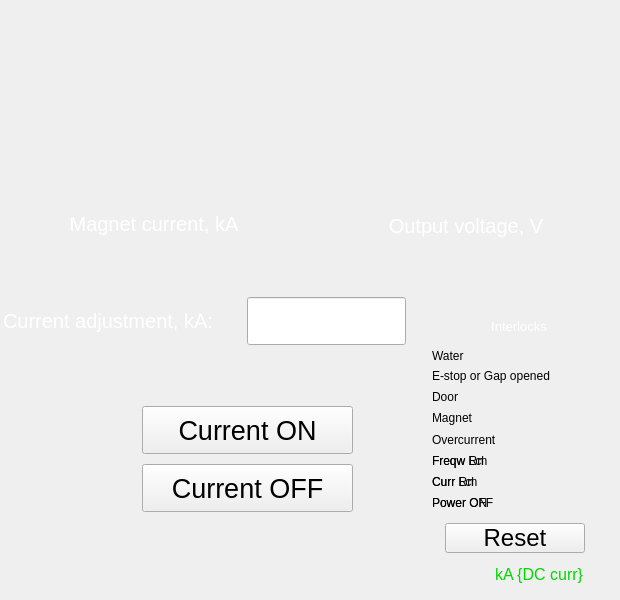
<?xml version="1.0" ?>
<ui version="4.0">
  <class>Dialog</class>
  <widget class="PyDMFrame" name="screen">
    <property name="geometry">
      <rect>
        <x>15</x>
        <y>38</y>
        <width>620</width>
        <height>600</height>
      </rect>
    </property>
    <property name="minimumSize">
      <size>
        <width>620</width>
        <height>600</height>
      </size>
    </property>
    <property name="styleSheet">
      <string notr="true">PyDMFrame#screen {
  color: rgb(0, 0, 0);
  background-color: rgb(33, 108, 0);
  }</string>
    </property>
    <property name="windowTitle">
      <string>EMW_PS</string>
    </property>
    <layout class="QGridLayout" name="gridLayout" columnstretch="3,1,50,28,60,101,4,7,50,49,23,30,9,7,6,4,13,47,3,40,21,21,8,25,5,5" rowstretch="4,200,7,2,24,2,56,2,3,8,9,17,1,10,3,15,5,15,6,15,2,4,15,7,4,11,6,1,10,4,6,15,6,15,2,11,30,11,20,16">
      <property name="leftMargin">
        <number>0</number>
      </property>
      <property name="topMargin">
        <number>0</number>
      </property>
      <property name="rightMargin">
        <number>0</number>
      </property>
      <property name="bottomMargin">
        <number>0</number>
      </property>
      <property name="horizontalSpacing">
        <number>0</number>
      </property>
      <property name="verticalSpacing">
        <number>0</number>
      </property>
      <item row="9" column="13" rowspan="31" colspan="13">
        <widget class="PyDMDrawingRectangle" name="rectangle">
          <property name="geometry">
            <rect>
              <x>415</x>
              <y>300</y>
              <width>205</width>
              <height>300</height>
            </rect>
          </property>
          <property name="sizePolicy">
            <sizepolicy hsizetype="Ignored" vsizetype="Ignored">
              <horstretch>0</horstretch>
              <verstretch>0</verstretch>
            </sizepolicy>
          </property>
          <property name="brush" stdset="0">
            <brush brushstyle="SolidPattern">
              <color alpha="255">
                <red>0</red>
                <green>0</green>
                <blue>0</blue>
              </color>
            </brush>
          </property>
          <property name="penStyle" stdset="0">
            <enum>Qt::SolidLine</enum>
          </property>
          <property name="penColor" stdset="0">
            <color>
              <red>0</red>
              <green>0</green>
              <blue>0</blue>
            </color>
          </property>
          <property name="penWidth" stdset="0">
            <double>0</double>
          </property>
          <property name="penCapStyle" stdset="0">
            <enum>Qt::FlatCap</enum>
          </property>
          <property name="toolTip">
            <string>rectangle</string>
          </property>
        </widget>
      </item>
      <item row="25" column="0" rowspan="15" colspan="4">
        <widget class="PyDMDrawingRectangle" name="rectangle_1">
          <property name="geometry">
            <rect>
              <x>0</x>
              <y>436</y>
              <width>82</width>
              <height>164</height>
            </rect>
          </property>
          <property name="sizePolicy">
            <sizepolicy hsizetype="Ignored" vsizetype="Ignored">
              <horstretch>0</horstretch>
              <verstretch>0</verstretch>
            </sizepolicy>
          </property>
          <property name="brush" stdset="0">
            <brush brushstyle="SolidPattern">
              <color alpha="255">
                <red>0</red>
                <green>0</green>
                <blue>0</blue>
              </color>
            </brush>
          </property>
          <property name="penStyle" stdset="0">
            <enum>Qt::SolidLine</enum>
          </property>
          <property name="penColor" stdset="0">
            <color>
              <red>0</red>
              <green>0</green>
              <blue>0</blue>
            </color>
          </property>
          <property name="penWidth" stdset="0">
            <double>0</double>
          </property>
          <property name="penCapStyle" stdset="0">
            <enum>Qt::FlatCap</enum>
          </property>
          <property name="toolTip">
            <string>rectangle_1</string>
          </property>
        </widget>
      </item>
      <item row="27" column="16" rowspan="3" colspan="4">
        <widget class="PyDMLabel" name="text">
          <property name="geometry">
            <rect>
              <x>432</x>
              <y>453</y>
              <width>103</width>
              <height>15</height>
            </rect>
          </property>
          <property name="sizePolicy">
            <sizepolicy hsizetype="Ignored" vsizetype="Ignored">
              <horstretch>0</horstretch>
              <verstretch>0</verstretch>
            </sizepolicy>
          </property>
          <property name="text">
            <string>Freqw Rm</string>
          </property>
          <property name="font">
            <font>
              <pointsize>9</pointsize>
            </font>
          </property>
          <property name="brush" stdset="0">
            <brush brushstyle="SolidPattern">
              <color alpha="255">
                <red>0</red>
                <green>216</green>
                <blue>0</blue>
              </color>
            </brush>
          </property>
          <property name="rules" stdset="0">
            <string>[{&quot;name&quot;: &quot;visibility&quot;, &quot;property&quot;: &quot;Visible&quot;, &quot;channels&quot;: [{&quot;channel&quot;: &quot;ca://ID11:bi10&quot;, &quot;trigger&quot;: true, &quot;use_enum&quot;: false}], &quot;expression&quot;: &quot;ch[0]==0&quot;}]</string>
          </property>
          <property name="toolTip">
            <string>text</string>
          </property>
          <property name="alignment">
            <set>Qt::AlignLeading|Qt::AlignLeft|Qt::AlignVCenter</set>
          </property>
          <property name="styleSheet">
            <string notr="true">PyDMLabel#text {
  color: rgb(0, 216, 0);
  }</string>
          </property>
        </widget>
      </item>
      <item row="27" column="16" rowspan="3" colspan="4">
        <widget class="PyDMLabel" name="text_1">
          <property name="geometry">
            <rect>
              <x>432</x>
              <y>453</y>
              <width>103</width>
              <height>15</height>
            </rect>
          </property>
          <property name="sizePolicy">
            <sizepolicy hsizetype="Ignored" vsizetype="Ignored">
              <horstretch>0</horstretch>
              <verstretch>0</verstretch>
            </sizepolicy>
          </property>
          <property name="text">
            <string>Freqw Lcl</string>
          </property>
          <property name="font">
            <font>
              <pointsize>9</pointsize>
            </font>
          </property>
          <property name="brush" stdset="0">
            <brush brushstyle="SolidPattern">
              <color alpha="255">
                <red>253</red>
                <green>0</green>
                <blue>0</blue>
              </color>
            </brush>
          </property>
          <property name="rules" stdset="0">
            <string>[{&quot;name&quot;: &quot;visibility&quot;, &quot;property&quot;: &quot;Visible&quot;, &quot;channels&quot;: [{&quot;channel&quot;: &quot;ca://ID11:bi10&quot;, &quot;trigger&quot;: true, &quot;use_enum&quot;: false}], &quot;expression&quot;: &quot;ch[0]!=0&quot;}]</string>
          </property>
          <property name="toolTip">
            <string>text_1</string>
          </property>
          <property name="alignment">
            <set>Qt::AlignLeading|Qt::AlignLeft|Qt::AlignVCenter</set>
          </property>
          <property name="styleSheet">
            <string notr="true">PyDMLabel#text_1 {
  color: rgb(253, 0, 0);
  }</string>
          </property>
        </widget>
      </item>
      <item row="31" column="16" colspan="4">
        <widget class="PyDMLabel" name="text_2">
          <property name="geometry">
            <rect>
              <x>432</x>
              <y>474</y>
              <width>103</width>
              <height>15</height>
            </rect>
          </property>
          <property name="sizePolicy">
            <sizepolicy hsizetype="Ignored" vsizetype="Ignored">
              <horstretch>0</horstretch>
              <verstretch>0</verstretch>
            </sizepolicy>
          </property>
          <property name="text">
            <string>Curr Rm</string>
          </property>
          <property name="font">
            <font>
              <pointsize>9</pointsize>
            </font>
          </property>
          <property name="brush" stdset="0">
            <brush brushstyle="SolidPattern">
              <color alpha="255">
                <red>0</red>
                <green>216</green>
                <blue>0</blue>
              </color>
            </brush>
          </property>
          <property name="rules" stdset="0">
            <string>[{&quot;name&quot;: &quot;visibility&quot;, &quot;property&quot;: &quot;Visible&quot;, &quot;channels&quot;: [{&quot;channel&quot;: &quot;ca://ID11:bi11&quot;, &quot;trigger&quot;: true, &quot;use_enum&quot;: false}], &quot;expression&quot;: &quot;ch[0]==0&quot;}]</string>
          </property>
          <property name="toolTip">
            <string>text_2</string>
          </property>
          <property name="alignment">
            <set>Qt::AlignLeading|Qt::AlignLeft|Qt::AlignVCenter</set>
          </property>
          <property name="styleSheet">
            <string notr="true">PyDMLabel#text_2 {
  color: rgb(0, 216, 0);
  }</string>
          </property>
        </widget>
      </item>
      <item row="31" column="16" colspan="4">
        <widget class="PyDMLabel" name="text_3">
          <property name="geometry">
            <rect>
              <x>432</x>
              <y>474</y>
              <width>103</width>
              <height>15</height>
            </rect>
          </property>
          <property name="sizePolicy">
            <sizepolicy hsizetype="Ignored" vsizetype="Ignored">
              <horstretch>0</horstretch>
              <verstretch>0</verstretch>
            </sizepolicy>
          </property>
          <property name="text">
            <string>Curr Lcl</string>
          </property>
          <property name="font">
            <font>
              <pointsize>9</pointsize>
            </font>
          </property>
          <property name="brush" stdset="0">
            <brush brushstyle="SolidPattern">
              <color alpha="255">
                <red>253</red>
                <green>0</green>
                <blue>0</blue>
              </color>
            </brush>
          </property>
          <property name="rules" stdset="0">
            <string>[{&quot;name&quot;: &quot;visibility&quot;, &quot;property&quot;: &quot;Visible&quot;, &quot;channels&quot;: [{&quot;channel&quot;: &quot;ca://ID11:bi11&quot;, &quot;trigger&quot;: true, &quot;use_enum&quot;: false}], &quot;expression&quot;: &quot;ch[0]!=0&quot;}]</string>
          </property>
          <property name="toolTip">
            <string>text_3</string>
          </property>
          <property name="alignment">
            <set>Qt::AlignLeading|Qt::AlignLeft|Qt::AlignVCenter</set>
          </property>
          <property name="styleSheet">
            <string notr="true">PyDMLabel#text_3 {
  color: rgb(253, 0, 0);
  }</string>
          </property>
        </widget>
      </item>
      <item row="33" column="16" colspan="4">
        <widget class="PyDMLabel" name="text_4">
          <property name="geometry">
            <rect>
              <x>432</x>
              <y>495</y>
              <width>103</width>
              <height>15</height>
            </rect>
          </property>
          <property name="sizePolicy">
            <sizepolicy hsizetype="Ignored" vsizetype="Ignored">
              <horstretch>0</horstretch>
              <verstretch>0</verstretch>
            </sizepolicy>
          </property>
          <property name="text">
            <string>Power ON</string>
          </property>
          <property name="font">
            <font>
              <pointsize>9</pointsize>
            </font>
          </property>
          <property name="brush" stdset="0">
            <brush brushstyle="SolidPattern">
              <color alpha="255">
                <red>0</red>
                <green>216</green>
                <blue>0</blue>
              </color>
            </brush>
          </property>
          <property name="rules" stdset="0">
            <string>[{&quot;name&quot;: &quot;visibility&quot;, &quot;property&quot;: &quot;Visible&quot;, &quot;channels&quot;: [{&quot;channel&quot;: &quot;ca://ID11:bi12&quot;, &quot;trigger&quot;: true, &quot;use_enum&quot;: false}], &quot;expression&quot;: &quot;ch[0]==0&quot;}]</string>
          </property>
          <property name="toolTip">
            <string>text_4</string>
          </property>
          <property name="alignment">
            <set>Qt::AlignLeading|Qt::AlignLeft|Qt::AlignVCenter</set>
          </property>
          <property name="styleSheet">
            <string notr="true">PyDMLabel#text_4 {
  color: rgb(0, 216, 0);
  }</string>
          </property>
        </widget>
      </item>
      <item row="33" column="16" colspan="4">
        <widget class="PyDMLabel" name="text_5">
          <property name="geometry">
            <rect>
              <x>432</x>
              <y>495</y>
              <width>103</width>
              <height>15</height>
            </rect>
          </property>
          <property name="sizePolicy">
            <sizepolicy hsizetype="Ignored" vsizetype="Ignored">
              <horstretch>0</horstretch>
              <verstretch>0</verstretch>
            </sizepolicy>
          </property>
          <property name="text">
            <string>Power OFF</string>
          </property>
          <property name="font">
            <font>
              <pointsize>9</pointsize>
            </font>
          </property>
          <property name="brush" stdset="0">
            <brush brushstyle="SolidPattern">
              <color alpha="255">
                <red>253</red>
                <green>0</green>
                <blue>0</blue>
              </color>
            </brush>
          </property>
          <property name="rules" stdset="0">
            <string>[{&quot;name&quot;: &quot;visibility&quot;, &quot;property&quot;: &quot;Visible&quot;, &quot;channels&quot;: [{&quot;channel&quot;: &quot;ca://ID11:bi12&quot;, &quot;trigger&quot;: true, &quot;use_enum&quot;: false}], &quot;expression&quot;: &quot;ch[0]!=0&quot;}]</string>
          </property>
          <property name="toolTip">
            <string>text_5</string>
          </property>
          <property name="alignment">
            <set>Qt::AlignLeading|Qt::AlignLeft|Qt::AlignVCenter</set>
          </property>
          <property name="styleSheet">
            <string notr="true">PyDMLabel#text_5 {
  color: rgb(253, 0, 0);
  }</string>
          </property>
        </widget>
      </item>
      <item row="15" column="16" colspan="4">
        <widget class="PyDMLabel" name="text_6">
          <property name="geometry">
            <rect>
              <x>432</x>
              <y>348</y>
              <width>103</width>
              <height>15</height>
            </rect>
          </property>
          <property name="sizePolicy">
            <sizepolicy hsizetype="Ignored" vsizetype="Ignored">
              <horstretch>0</horstretch>
              <verstretch>0</verstretch>
            </sizepolicy>
          </property>
          <property name="text">
            <string>Water</string>
          </property>
          <property name="font">
            <font>
              <pointsize>9</pointsize>
            </font>
          </property>
          <property name="brush" stdset="0">
            <brush brushstyle="SolidPattern">
              <color alpha="255">
                <red>253</red>
                <green>0</green>
                <blue>0</blue>
              </color>
            </brush>
          </property>
          <property name="rules" stdset="0">
            <string>[{&quot;name&quot;: &quot;visibility&quot;, &quot;property&quot;: &quot;Visible&quot;, &quot;channels&quot;: [{&quot;channel&quot;: &quot;ca://ID11:bi01&quot;, &quot;trigger&quot;: true, &quot;use_enum&quot;: false}], &quot;expression&quot;: &quot;ch[0]==0&quot;}]</string>
          </property>
          <property name="toolTip">
            <string>text_6</string>
          </property>
          <property name="alignment">
            <set>Qt::AlignLeading|Qt::AlignLeft|Qt::AlignVCenter</set>
          </property>
          <property name="styleSheet">
            <string notr="true">PyDMLabel#text_6 {
  color: rgb(253, 0, 0);
  }</string>
          </property>
        </widget>
      </item>
      <item row="17" column="16" colspan="6">
        <widget class="PyDMLabel" name="text_7">
          <property name="geometry">
            <rect>
              <x>432</x>
              <y>368</y>
              <width>145</width>
              <height>15</height>
            </rect>
          </property>
          <property name="sizePolicy">
            <sizepolicy hsizetype="Ignored" vsizetype="Ignored">
              <horstretch>0</horstretch>
              <verstretch>0</verstretch>
            </sizepolicy>
          </property>
          <property name="text">
            <string>E-stop or Gap opened</string>
          </property>
          <property name="font">
            <font>
              <pointsize>9</pointsize>
            </font>
          </property>
          <property name="brush" stdset="0">
            <brush brushstyle="SolidPattern">
              <color alpha="255">
                <red>253</red>
                <green>0</green>
                <blue>0</blue>
              </color>
            </brush>
          </property>
          <property name="rules" stdset="0">
            <string>[{&quot;name&quot;: &quot;visibility&quot;, &quot;property&quot;: &quot;Visible&quot;, &quot;channels&quot;: [{&quot;channel&quot;: &quot;ca://ID11:bi02&quot;, &quot;trigger&quot;: true, &quot;use_enum&quot;: false}], &quot;expression&quot;: &quot;ch[0]==0&quot;}]</string>
          </property>
          <property name="toolTip">
            <string>text_7</string>
          </property>
          <property name="alignment">
            <set>Qt::AlignLeading|Qt::AlignLeft|Qt::AlignVCenter</set>
          </property>
          <property name="styleSheet">
            <string notr="true">PyDMLabel#text_7 {
  color: rgb(253, 0, 0);
  }</string>
          </property>
        </widget>
      </item>
      <item row="19" column="16" colspan="4">
        <widget class="PyDMLabel" name="text_8">
          <property name="geometry">
            <rect>
              <x>432</x>
              <y>389</y>
              <width>103</width>
              <height>15</height>
            </rect>
          </property>
          <property name="sizePolicy">
            <sizepolicy hsizetype="Ignored" vsizetype="Ignored">
              <horstretch>0</horstretch>
              <verstretch>0</verstretch>
            </sizepolicy>
          </property>
          <property name="text">
            <string>Door</string>
          </property>
          <property name="font">
            <font>
              <pointsize>9</pointsize>
            </font>
          </property>
          <property name="brush" stdset="0">
            <brush brushstyle="SolidPattern">
              <color alpha="255">
                <red>253</red>
                <green>0</green>
                <blue>0</blue>
              </color>
            </brush>
          </property>
          <property name="rules" stdset="0">
            <string>[{&quot;name&quot;: &quot;visibility&quot;, &quot;property&quot;: &quot;Visible&quot;, &quot;channels&quot;: [{&quot;channel&quot;: &quot;ca://ID11:bi03&quot;, &quot;trigger&quot;: true, &quot;use_enum&quot;: false}], &quot;expression&quot;: &quot;ch[0]==0&quot;}]</string>
          </property>
          <property name="toolTip">
            <string>text_8</string>
          </property>
          <property name="alignment">
            <set>Qt::AlignLeading|Qt::AlignLeft|Qt::AlignVCenter</set>
          </property>
          <property name="styleSheet">
            <string notr="true">PyDMLabel#text_8 {
  color: rgb(253, 0, 0);
  }</string>
          </property>
        </widget>
      </item>
      <item row="22" column="16" colspan="4">
        <widget class="PyDMLabel" name="text_9">
          <property name="geometry">
            <rect>
              <x>432</x>
              <y>410</y>
              <width>103</width>
              <height>15</height>
            </rect>
          </property>
          <property name="sizePolicy">
            <sizepolicy hsizetype="Ignored" vsizetype="Ignored">
              <horstretch>0</horstretch>
              <verstretch>0</verstretch>
            </sizepolicy>
          </property>
          <property name="text">
            <string>Magnet</string>
          </property>
          <property name="font">
            <font>
              <pointsize>9</pointsize>
            </font>
          </property>
          <property name="brush" stdset="0">
            <brush brushstyle="SolidPattern">
              <color alpha="255">
                <red>253</red>
                <green>0</green>
                <blue>0</blue>
              </color>
            </brush>
          </property>
          <property name="rules" stdset="0">
            <string>[{&quot;name&quot;: &quot;visibility&quot;, &quot;property&quot;: &quot;Visible&quot;, &quot;channels&quot;: [{&quot;channel&quot;: &quot;ca://ID11:bi04&quot;, &quot;trigger&quot;: true, &quot;use_enum&quot;: false}], &quot;expression&quot;: &quot;ch[0]==0&quot;}]</string>
          </property>
          <property name="toolTip">
            <string>text_9</string>
          </property>
          <property name="alignment">
            <set>Qt::AlignLeading|Qt::AlignLeft|Qt::AlignVCenter</set>
          </property>
          <property name="styleSheet">
            <string notr="true">PyDMLabel#text_9 {
  color: rgb(253, 0, 0);
  }</string>
          </property>
        </widget>
      </item>
      <item row="24" column="16" rowspan="2" colspan="4">
        <widget class="PyDMLabel" name="text_10">
          <property name="geometry">
            <rect>
              <x>432</x>
              <y>432</y>
              <width>103</width>
              <height>15</height>
            </rect>
          </property>
          <property name="sizePolicy">
            <sizepolicy hsizetype="Ignored" vsizetype="Ignored">
              <horstretch>0</horstretch>
              <verstretch>0</verstretch>
            </sizepolicy>
          </property>
          <property name="text">
            <string>Overcurrent</string>
          </property>
          <property name="font">
            <font>
              <pointsize>9</pointsize>
            </font>
          </property>
          <property name="brush" stdset="0">
            <brush brushstyle="SolidPattern">
              <color alpha="255">
                <red>253</red>
                <green>0</green>
                <blue>0</blue>
              </color>
            </brush>
          </property>
          <property name="rules" stdset="0">
            <string>[{&quot;name&quot;: &quot;visibility&quot;, &quot;property&quot;: &quot;Visible&quot;, &quot;channels&quot;: [{&quot;channel&quot;: &quot;ca://ID11:bi05&quot;, &quot;trigger&quot;: true, &quot;use_enum&quot;: false}], &quot;expression&quot;: &quot;ch[0]==0&quot;}]</string>
          </property>
          <property name="toolTip">
            <string>text_10</string>
          </property>
          <property name="alignment">
            <set>Qt::AlignLeading|Qt::AlignLeft|Qt::AlignVCenter</set>
          </property>
          <property name="styleSheet">
            <string notr="true">PyDMLabel#text_10 {
  color: rgb(253, 0, 0);
  }</string>
          </property>
        </widget>
      </item>
      <item row="11" column="15" rowspan="2" colspan="9">
        <widget class="QLabel" name="text_11">
          <property name="geometry">
            <rect>
              <x>428</x>
              <y>317</y>
              <width>182</width>
              <height>18</height>
            </rect>
          </property>
          <property name="sizePolicy">
            <sizepolicy hsizetype="Ignored" vsizetype="Ignored">
              <horstretch>0</horstretch>
              <verstretch>0</verstretch>
            </sizepolicy>
          </property>
          <property name="text">
            <string>Interlocks</string>
          </property>
          <property name="font">
            <font>
              <pointsize>10</pointsize>
            </font>
          </property>
          <property name="brush" stdset="0">
            <brush brushstyle="SolidPattern">
              <color alpha="255">
                <red>255</red>
                <green>255</green>
                <blue>255</blue>
              </color>
            </brush>
          </property>
          <property name="toolTip">
            <string>text_11</string>
          </property>
          <property name="alignment">
            <set>Qt::AlignCenter</set>
          </property>
          <property name="styleSheet">
            <string notr="true">QLabel#text_11 {
  color: rgb(255, 255, 255);
  }</string>
          </property>
        </widget>
      </item>
      <item row="38" column="14" colspan="4">
        <widget class="PyDMLabel" name="text_update">
          <property name="geometry">
            <rect>
              <x>422</x>
              <y>564</y>
              <width>70</width>
              <height>20</height>
            </rect>
          </property>
          <property name="sizePolicy">
            <sizepolicy hsizetype="Ignored" vsizetype="Ignored">
              <horstretch>0</horstretch>
              <verstretch>0</verstretch>
            </sizepolicy>
          </property>
          <property name="toolTip">
            <string>PV: ID11:difai7.VAL</string>
          </property>
          <property name="channel" stdset="0">
            <string>ca://ID11:difai7.VAL</string>
          </property>
          <property name="font">
            <font>
              <pointsize>12</pointsize>
            </font>
          </property>
          <property name="alignment">
            <set>Qt::AlignLeading|Qt::AlignLeft|Qt::AlignVCenter</set>
          </property>
          <property name="textInteractionFlags">
            <set>Qt::TextSelectableByKeyboard|Qt::TextSelectableByMouse</set>
          </property>
          <property name="styleSheet">
            <string notr="true">PyDMLabel#text_update {
  color: rgb(0, 216, 0);
  background-color: rgb(0, 0, 0);
  }</string>
          </property>
        </widget>
      </item>
      <item row="36" column="17" colspan="6">
        <widget class="PyDMPushButton" name="message_button">
          <property name="geometry">
            <rect>
              <x>445</x>
              <y>523</y>
              <width>140</width>
              <height>30</height>
            </rect>
          </property>
          <property name="sizePolicy">
            <sizepolicy hsizetype="Ignored" vsizetype="Ignored">
              <horstretch>0</horstretch>
              <verstretch>0</verstretch>
            </sizepolicy>
          </property>
          <property name="text">
            <string>Reset</string>
          </property>
          <property name="font">
            <font>
              <pointsize>18</pointsize>
            </font>
          </property>
          <property name="toolTip">
            <string>ID11:bo2.VAL</string>
          </property>
          <property name="channel" stdset="0">
            <string>ca://ID11:bo2.VAL</string>
          </property>
          <property name="pressValue" stdset="0">
            <string>1</string>
          </property>
          <property name="styleSheet">
            <string notr="true">PyDMPushButton#message_button {
  color: rgb(255, 255, 255);
  background-color: rgb(89, 126, 225);
  }</string>
          </property>
        </widget>
      </item>
      <item row="38" column="19" colspan="6">
        <widget class="QLabel" name="text_12">
          <property name="geometry">
            <rect>
              <x>495</x>
              <y>564</y>
              <width>120</width>
              <height>20</height>
            </rect>
          </property>
          <property name="sizePolicy">
            <sizepolicy hsizetype="Ignored" vsizetype="Ignored">
              <horstretch>0</horstretch>
              <verstretch>0</verstretch>
            </sizepolicy>
          </property>
          <property name="text">
            <string>kA {DC curr}</string>
          </property>
          <property name="font">
            <font>
              <pointsize>12</pointsize>
            </font>
          </property>
          <property name="brush" stdset="0">
            <brush brushstyle="SolidPattern">
              <color alpha="255">
                <red>0</red>
                <green>216</green>
                <blue>0</blue>
              </color>
            </brush>
          </property>
          <property name="toolTip">
            <string>text_12</string>
          </property>
          <property name="alignment">
            <set>Qt::AlignLeading|Qt::AlignLeft|Qt::AlignVCenter</set>
          </property>
          <property name="styleSheet">
            <string notr="true">QLabel#text_12 {
  color: rgb(0, 216, 0);
  }</string>
          </property>
        </widget>
      </item>
      <item row="6" column="0" colspan="26">
        <widget class="PyDMSlider" name="valuator">
          <property name="geometry">
            <rect>
              <x>0</x>
              <y>239</y>
              <width>620</width>
              <height>56</height>
            </rect>
          </property>
          <property name="sizePolicy">
            <sizepolicy hsizetype="Ignored" vsizetype="Ignored">
              <horstretch>0</horstretch>
              <verstretch>0</verstretch>
            </sizepolicy>
          </property>
          <property name="channel" stdset="0">
            <string>ca://ID11:ao1.VAL</string>
          </property>
          <property name="toolTip">
            <string>ID11:ao1.VAL</string>
          </property>
          <property name="orientation" stdset="0">
            <string>Qt::Horizontal</string>
          </property>
          <property name="showLimitLabels" stdset="0">
            <bool>true</bool>
          </property>
          <property name="showValueLabel" stdset="0">
            <bool>false</bool>
          </property>
          <property name="showUnits" stdset="0">
            <bool>false</bool>
          </property>
          <property name="tickPosition" stdset="0">
            <enum>QSlider::NoTicks</enum>
          </property>
          <property name="precision" stdset="0">
            <number>0</number>
          </property>
          <property name="styleSheet">
            <string notr="true">PyDMSlider#valuator {
  color: rgb(0, 0, 0);
  background-color: rgb(187, 187, 187);
  }</string>
          </property>
        </widget>
      </item>
      <item row="1" column="2" colspan="7">
        <widget class="PyDMScaleIndicator" name="meter">
          <property name="geometry">
            <rect>
              <x>4</x>
              <y>4</y>
              <width>300</width>
              <height>200</height>
            </rect>
          </property>
          <property name="sizePolicy">
            <sizepolicy hsizetype="Ignored" vsizetype="Ignored">
              <horstretch>0</horstretch>
              <verstretch>0</verstretch>
            </sizepolicy>
          </property>
          <property name="toolTip">
            <string>ID11:difai1.VAL</string>
          </property>
          <property name="channel" stdset="0">
            <string>ca://ID11:difai1.VAL</string>
          </property>
          <property name="showLimitLabels" stdset="0">
            <bool>true</bool>
          </property>
          <property name="showValueLabel" stdset="0">
            <bool>false</bool>
          </property>
          <property name="limitsFromChannel" stdset="0">
            <bool>false</bool>
          </property>
          <property name="orientation" stdset="0">
            <string>Qt::Horizontal</string>
          </property>
        </widget>
      </item>
      <item row="21" column="5" rowspan="7" colspan="5">
        <widget class="PyDMPushButton" name="message_button_1">
          <property name="geometry">
            <rect>
              <x>142</x>
              <y>406</y>
              <width>211</width>
              <height>48</height>
            </rect>
          </property>
          <property name="sizePolicy">
            <sizepolicy hsizetype="Ignored" vsizetype="Ignored">
              <horstretch>0</horstretch>
              <verstretch>0</verstretch>
            </sizepolicy>
          </property>
          <property name="text">
            <string>Current ON</string>
          </property>
          <property name="font">
            <font>
              <pointsize>20</pointsize>
            </font>
          </property>
          <property name="toolTip">
            <string>ID11:on_seq.PROC</string>
          </property>
          <property name="channel" stdset="0">
            <string>ca://ID11:on_seq.PROC</string>
          </property>
          <property name="pressValue" stdset="0">
            <string>1</string>
          </property>
          <property name="styleSheet">
            <string notr="true">PyDMPushButton#message_button_1 {
  color: rgb(88, 52, 15);
  background-color: rgb(0, 216, 0);
  }</string>
          </property>
        </widget>
      </item>
      <item row="29" column="5" rowspan="6" colspan="5">
        <widget class="PyDMPushButton" name="message_button_2">
          <property name="geometry">
            <rect>
              <x>142</x>
              <y>464</y>
              <width>211</width>
              <height>48</height>
            </rect>
          </property>
          <property name="sizePolicy">
            <sizepolicy hsizetype="Ignored" vsizetype="Ignored">
              <horstretch>0</horstretch>
              <verstretch>0</verstretch>
            </sizepolicy>
          </property>
          <property name="text">
            <string>Current OFF</string>
          </property>
          <property name="font">
            <font>
              <pointsize>20</pointsize>
            </font>
          </property>
          <property name="toolTip">
            <string>ID11:bo3.VAL</string>
          </property>
          <property name="channel" stdset="0">
            <string>ca://ID11:bo3.VAL</string>
          </property>
          <property name="pressValue" stdset="0">
            <string>0</string>
          </property>
          <property name="styleSheet">
            <string notr="true">PyDMPushButton#message_button_2 {
  color: rgb(88, 52, 15);
  background-color: rgb(251, 243, 74);
  }</string>
          </property>
        </widget>
      </item>
      <item row="3" column="3" rowspan="2" colspan="5">
        <widget class="QLabel" name="text_13">
          <property name="geometry">
            <rect>
              <x>54</x>
              <y>211</y>
              <width>200</width>
              <height>26</height>
            </rect>
          </property>
          <property name="sizePolicy">
            <sizepolicy hsizetype="Ignored" vsizetype="Ignored">
              <horstretch>0</horstretch>
              <verstretch>0</verstretch>
            </sizepolicy>
          </property>
          <property name="text">
            <string>Magnet current, kA</string>
          </property>
          <property name="font">
            <font>
              <pointsize>15</pointsize>
            </font>
          </property>
          <property name="brush" stdset="0">
            <brush brushstyle="SolidPattern">
              <color alpha="255">
                <red>255</red>
                <green>255</green>
                <blue>255</blue>
              </color>
            </brush>
          </property>
          <property name="toolTip">
            <string>text_13</string>
          </property>
          <property name="alignment">
            <set>Qt::AlignCenter</set>
          </property>
          <property name="styleSheet">
            <string notr="true">QLabel#text_13 {
  color: rgb(255, 255, 255);
  }</string>
          </property>
        </widget>
      </item>
      <item row="10" column="1" rowspan="2" colspan="5">
        <widget class="QLabel" name="text_14">
          <property name="geometry">
            <rect>
              <x>3</x>
              <y>308</y>
              <width>240</width>
              <height>26</height>
            </rect>
          </property>
          <property name="sizePolicy">
            <sizepolicy hsizetype="Ignored" vsizetype="Ignored">
              <horstretch>0</horstretch>
              <verstretch>0</verstretch>
            </sizepolicy>
          </property>
          <property name="text">
            <string>Current adjustment, kA:</string>
          </property>
          <property name="font">
            <font>
              <pointsize>15</pointsize>
            </font>
          </property>
          <property name="brush" stdset="0">
            <brush brushstyle="SolidPattern">
              <color alpha="255">
                <red>255</red>
                <green>255</green>
                <blue>255</blue>
              </color>
            </brush>
          </property>
          <property name="toolTip">
            <string>text_14</string>
          </property>
          <property name="alignment">
            <set>Qt::AlignLeading|Qt::AlignLeft|Qt::AlignVCenter</set>
          </property>
          <property name="styleSheet">
            <string notr="true">QLabel#text_14 {
  color: rgb(255, 255, 255);
  }</string>
          </property>
        </widget>
      </item>
      <item row="4" column="11" rowspan="2" colspan="10">
        <widget class="QLabel" name="text_15">
          <property name="geometry">
            <rect>
              <x>376</x>
              <y>213</y>
              <width>180</width>
              <height>26</height>
            </rect>
          </property>
          <property name="sizePolicy">
            <sizepolicy hsizetype="Ignored" vsizetype="Ignored">
              <horstretch>0</horstretch>
              <verstretch>0</verstretch>
            </sizepolicy>
          </property>
          <property name="text">
            <string>Output voltage, V</string>
          </property>
          <property name="font">
            <font>
              <pointsize>15</pointsize>
            </font>
          </property>
          <property name="brush" stdset="0">
            <brush brushstyle="SolidPattern">
              <color alpha="255">
                <red>255</red>
                <green>255</green>
                <blue>255</blue>
              </color>
            </brush>
          </property>
          <property name="toolTip">
            <string>text_15</string>
          </property>
          <property name="alignment">
            <set>Qt::AlignCenter</set>
          </property>
          <property name="styleSheet">
            <string notr="true">QLabel#text_15 {
  color: rgb(255, 255, 255);
  }</string>
          </property>
        </widget>
      </item>
      <item row="8" column="7" rowspan="6" colspan="5">
        <widget class="PyDMLineEdit" name="text_entry">
          <property name="geometry">
            <rect>
              <x>247</x>
              <y>297</y>
              <width>159</width>
              <height>48</height>
            </rect>
          </property>
          <property name="sizePolicy">
            <sizepolicy hsizetype="Ignored" vsizetype="Ignored">
              <horstretch>0</horstretch>
              <verstretch>0</verstretch>
            </sizepolicy>
          </property>
          <property name="channel" stdset="0">
            <string>ca://ID11:ao1.VAL</string>
          </property>
          <property name="toolTip">
            <string>ID11:ao1.VAL</string>
          </property>
          <property name="font">
            <font>
              <pointsize>20</pointsize>
            </font>
          </property>
          <property name="styleSheet">
            <string notr="true">PyDMLineEdit#text_entry {
  color: rgb(88, 52, 15);
  background-color: rgb(158, 158, 158);
  border: 1px solid black;
  margin: 0px;
  padding: 0px;
  spacing: 0px;
  }</string>
          </property>
        </widget>
      </item>
    </layout>
    <zorder>rectangle</zorder>
    <zorder>rectangle_1</zorder>
    <zorder>text</zorder>
    <zorder>text_1</zorder>
    <zorder>text_2</zorder>
    <zorder>text_3</zorder>
    <zorder>text_4</zorder>
    <zorder>text_5</zorder>
    <zorder>text_6</zorder>
    <zorder>text_7</zorder>
    <zorder>text_8</zorder>
    <zorder>text_9</zorder>
    <zorder>text_10</zorder>
    <zorder>text_11</zorder>
    <zorder>text_update</zorder>
    <zorder>message_button</zorder>
    <zorder>text_12</zorder>
    <zorder>valuator</zorder>
    <zorder>meter</zorder>
    <zorder>message_button_1</zorder>
    <zorder>message_button_2</zorder>
    <zorder>text_13</zorder>
    <zorder>text_14</zorder>
    <zorder>text_15</zorder>
    <zorder>text_entry</zorder>
  </widget>
  <customwidgets>
    <customwidget>
      <class>PyDMDrawingRectangle</class>
      <extends>QWidget</extends>
      <header>pydm.widgets.drawing</header>
    </customwidget>
    <customwidget>
      <class>PyDMLabel</class>
      <extends>QLabel</extends>
      <header>pydm.widgets.label</header>
    </customwidget>
    <customwidget>
      <class>PyDMPushButton</class>
      <extends>QPushButton</extends>
      <header>pydm.widgets.pushbutton</header>
    </customwidget>
    <customwidget>
      <class>PyDMSlider</class>
      <extends>QFrame</extends>
      <header>pydm.widgets.slider</header>
    </customwidget>
    <customwidget>
      <class>PyDMScaleIndicator</class>
      <extends>QFrame</extends>
      <header>pydm.widgets.scale</header>
    </customwidget>
    <customwidget>
      <class>PyDMLineEdit</class>
      <extends>QLineEdit</extends>
      <header>pydm.widgets.line_edit</header>
    </customwidget>
    <customwidget>
      <class>PyDMFrame</class>
      <extends>QFrame</extends>
      <header>pydm.widgets.frame</header>
    </customwidget>
  </customwidgets>
</ui>
